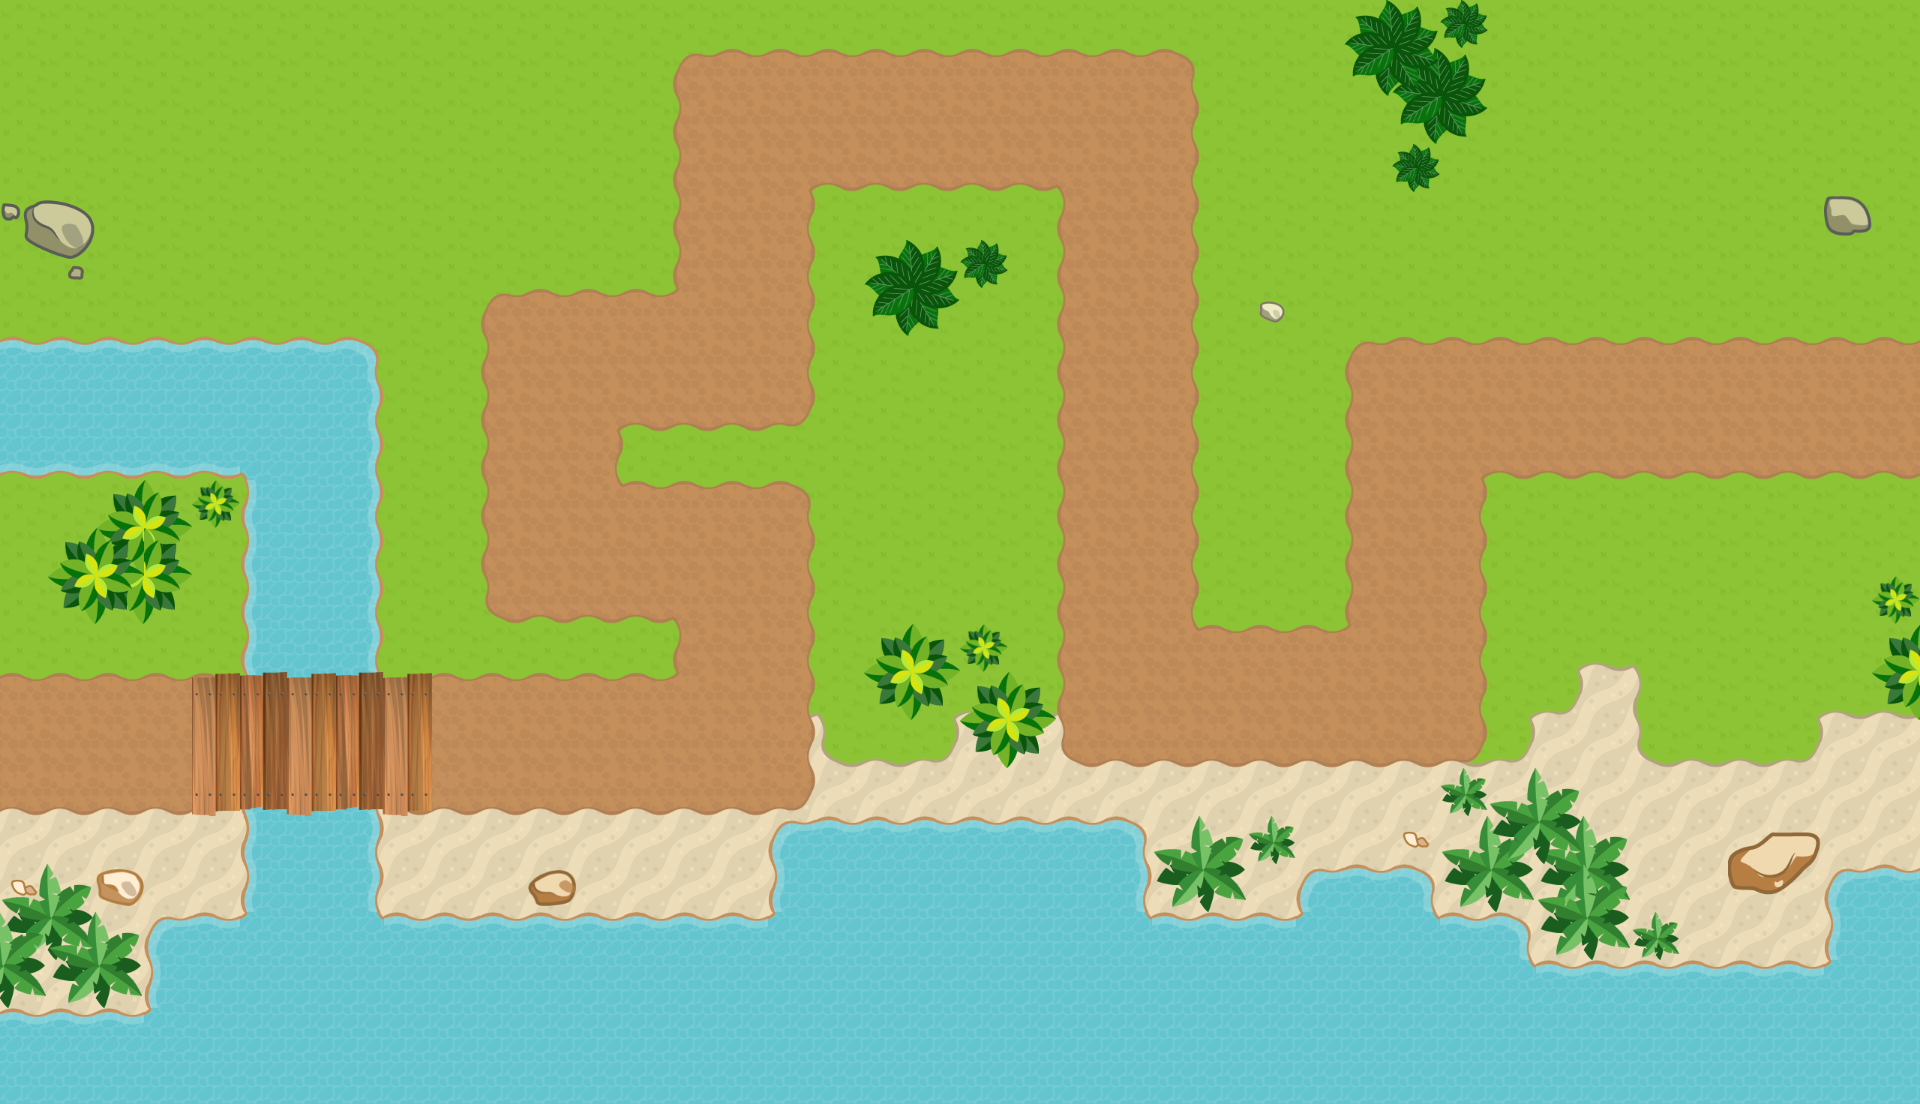

Rendered tile map (Tiled .tmx) drawn with the repository's tilesets; below, a short description and the map source with its tile grids summarised:
An orthogonal 40x23 tile map with 48x48 px tiles, 3 tile layers (Tile Layer 1, Tile Layer 2, Layer 3), 4 tilesets and 28 objects (PathLine).

<map version="1.0" tiledversion="1.0.3" orientation="orthogonal" renderorder="right-down" width="40" height="23" tilewidth="48" tileheight="48" nextobjectid="49">
 <tileset firstgid="1" name="tiles" tilewidth="48" tileheight="48" spacing="4" margin="2" tilecount="81" columns="9">
  <image source="../../tiles/hi/tiles.png" width="512" height="512" />
  <terraintypes>
   <terrain name="Water" tile="33" />
   <terrain name="Path" tile="18" />
  </terraintypes>
  <tile id="14" terrain=",,,1" />
  <tile id="15" terrain=",,1,1" />
  <tile id="16" terrain=",,1," />
  <tile id="17" terrain=",1,,1" />
  <tile id="18" terrain="1,1,1,1" />
  <tile id="19" terrain="1,,1," />
  <tile id="20" terrain=",1,," />
  <tile id="21" terrain="1,1,," />
  <tile id="22" terrain="1,,," />
  <tile id="23" terrain="1,,1,1" />
  <tile id="24" terrain=",1,1,1" />
  <tile id="25" terrain="1,1,,1" />
  <tile id="26" terrain="1,1,1," />
  <tile id="29" terrain=",,,0" />
  <tile id="30" terrain=",,0,0" />
  <tile id="31" terrain=",,0," />
  <tile id="32" terrain=",0,,0" />
  <tile id="33" terrain="0,0,0,0" />
  <tile id="34" terrain="0,,0," />
  <tile id="35" terrain=",0,," />
  <tile id="36" terrain="0,0,," />
  <tile id="37" terrain="0,,," />
  <tile id="38" terrain="0,0,0," />
  <tile id="39" terrain="0,0,,0" />
  <tile id="40" terrain="0,,0,0" />
  <tile id="41" terrain=",0,0,0" />
 </tileset>
 <tileset firstgid="82" name="tiles2" tilewidth="48" tileheight="48" spacing="4" margin="2" tilecount="18" columns="9">
  <image source="../../tiles/hi/tiles2.png" width="512" height="128" />
 </tileset>
 <tileset firstgid="100" name="tiles3" tilewidth="48" tileheight="48" spacing="4" margin="2" tilecount="36" columns="9">
  <image source="../../tiles/hi/tiles3.png" width="512" height="256" />
 </tileset>
 <tileset firstgid="136" name="tiles4" tilewidth="48" tileheight="48" spacing="4" margin="2" tilecount="171" columns="9">
  <image source="../../tiles/hi/tiles4.png" width="512" height="1024" />
 </tileset>
 <layer name="Tile Layer 1" width="40" height="23">
  <data>[920 cells, 920 non-empty, 2 distinct tile ids]</data>
 </layer>
 <layer name="Tile Layer 2" width="40" height="23">
  <data>[920 cells, 109 non-empty, 37 distinct tile ids]</data>
 </layer>
 <layer name="Layer 3" width="40" height="23">
  <data>[920 cells, 493 non-empty, 57 distinct tile ids]</data>
 </layer>
 <objectgroup name="Boundary">
  <object id="7" x="0" y="681.5" width="798" height="126" />
  <object id="10" x="682" y="499.5" width="125" height="298.5" />
  <object id="13" x="499.5" y="490.5" width="298.125" height="124.5" />
  <object id="14" x="490.091" y="307.875" width="125.096" height="296.625" />
  <object id="18" x="500.164" y="298.125" width="298.586" height="124.875" />
  <object id="20" x="681.75" y="69" width="125.25" height="344.455" />
  <object id="21" x="693.5" y="57.5" width="486.75" height="125.75" />
  <object id="22" x="1065.95" y="68.75" width="125.591" height="681.386" />
  <object id="24" x="1074.75" y="633.938" width="394.313" height="125.063" />
  <object id="25" x="1354.31" y="355.313" width="125.063" height="394.125" />
  <object id="27" x="1360.5" y="345.5" width="555.136" height="124.688" />
  <object id="33" x="0" y="345.75" width="365.5" height="125" />
  <object id="34" x="250" y="355" width="125.5" height="569" />
  <object id="35" x="0" y="1017.94" width="189" height="85.3125" />
  <object id="36" x="162.25" y="921.503" width="1357.25" height="181" />
  <object id="37" x="153.75" y="930.503" width="38" height="89.4998" />
  <object id="38" x="786.577" y="825.75" width="347.389" height="98.25" />
  <object id="39" x="777.997" y="833.753" width="22.75" height="89.4998" />
  <object id="40" x="1120.48" y="834.113" width="22.75" height="89.4998" />
  <object id="41" x="1519.81" y="1003.88" width="396.889" height="98.25" />
  <object id="42" x="1842.59" y="873.997" width="74.2727" height="96.3128" />
  <object id="43" x="1834.18" y="882.247" width="22.75" height="89.4998" />
  <object id="44" x="1315.25" y="873.375" width="105.875" height="48.25" />
  <object id="45" x="1305.25" y="883.747" width="22.75" height="39.4372" />
  <object id="46" x="1408" y="882.158" width="22.75" height="39.4372" />
  <object id="47" x="1520.25" y="969.997" width="398.25" height="35" />
  <object id="48" x="1504.47" y="930.69" width="22.75" height="39.4372" />
 </objectgroup>
 <objectgroup name="Path">
  <object id="32" name="PathLine" x="-24" y="744">
   <polyline points="24,0 768,0 768,-192 576,-192 576,-384 768,-384 768,-624 1152,-624 1152,-48 1440,-48 1440,-336 1944,-336" />
  </object>
 </objectgroup>
</map>
